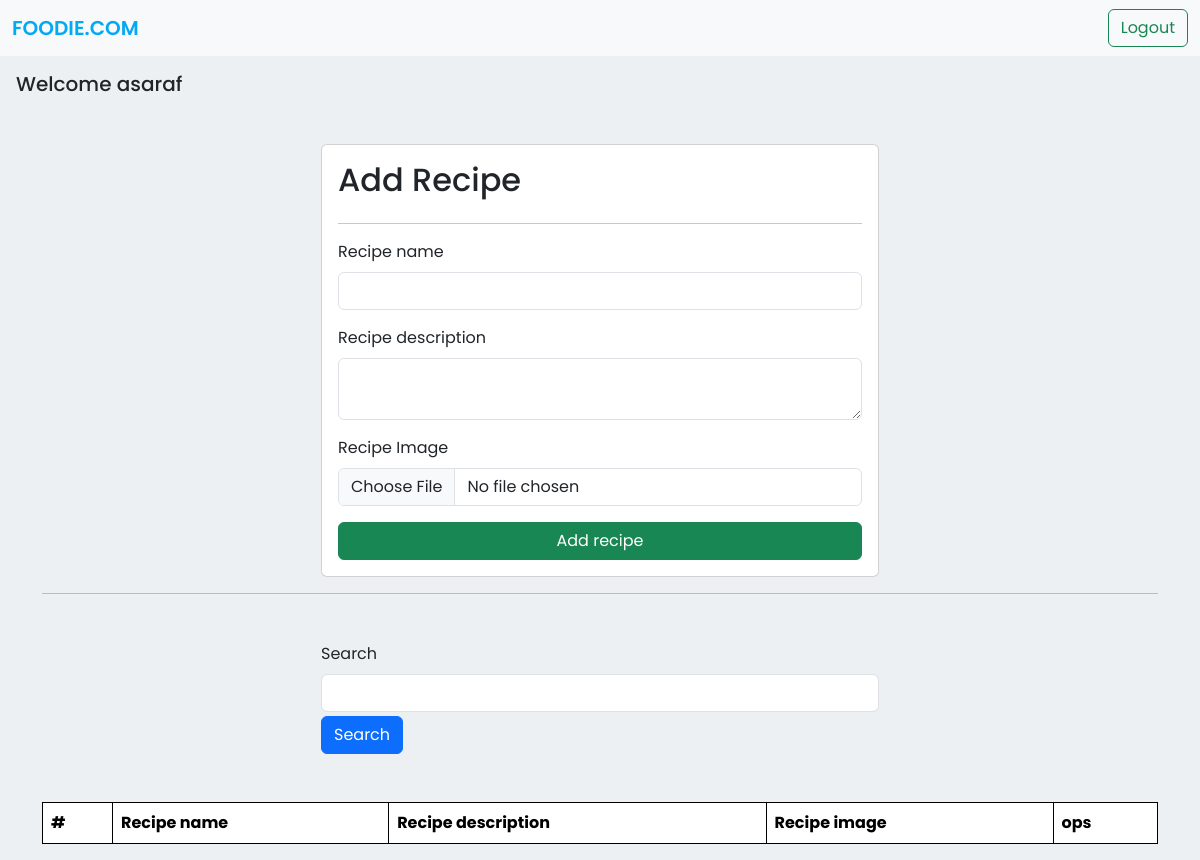
The app's page / (signed in), older data.
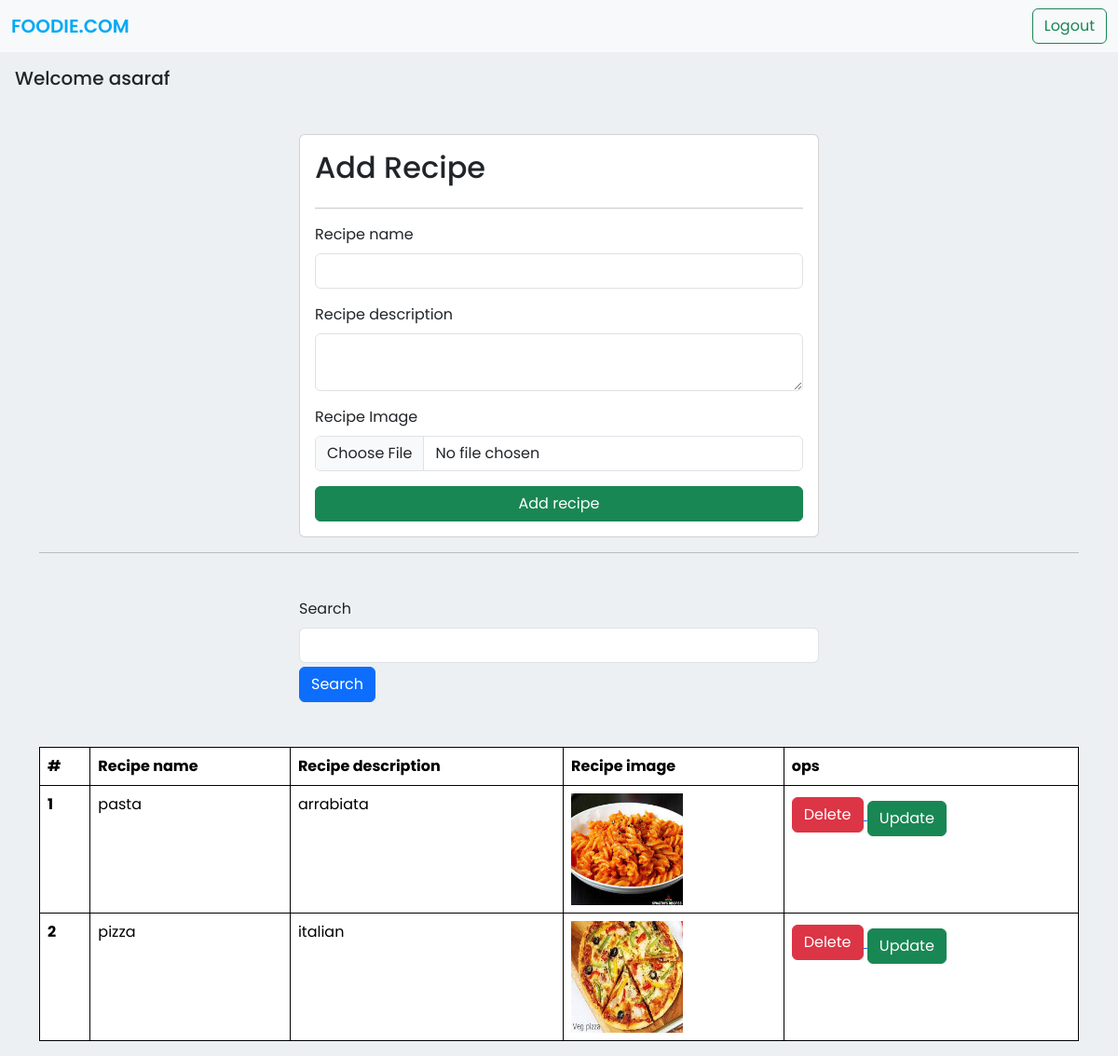
The same page, newer data.
### pagesetup/models.py (models this page shows, shortened)
class Recipe(models.Model):
    user = models.ForeignKey(User,on_delete=models.SET_NULL,null=True,blank=True)
    recipe_name = models.CharField(max_length=100)
    recipe_description = models.TextField()
    recipe_image = models.ImageField(upload_to= "recipes")

### pagesetup/views.py (the view, shortened to what this page needs)
# urls.py: path('', views.index , name = 'index'),
@login_required(login_url ='/login')
def index(request):
    queryset = Recipe.objects.filter(user=request.user)
    if request.GET.get('search'):
        queryset = queryset.filter(recipe_name__icontains = request.GET.get('search'))
    context = {
        'username':request.user.username,
        'recipe' : queryset,
    }
    return render (request , 'index.html' , context)

### templates/index.html (shortened to what this page needs)
{% extends "base.html" %}
{% block start %}
{% load static %}
<h5 class="mt-3 mx-3"> Welcome {{username}}</h5>
<div class="container mt-5">
  <form class="col-6 mx-auto card p-3" method="post" enctype="multipart/form-data">
    <h2> Add Recipe </h2>
    <hr>
    <div class="mb-3">
      <label for="exampleInputEmail1" class="form-label"> Recipe name</label>
      <input type="text" class="form-control" name="recipe_name">
    </div>
    <div class="mb-3">
      <label for="exampleInputPassword1" class="form-label"> Recipe description </label>
      <textarea class="form-control" name="recipe_description"></textarea>
    </div>
    <div class="mb-3">
      <label for="exampleInputPassword1" class="form-label"> Recipe Image </label>
      <input type="file" class="form-control" name="recipe_image">
    </div>
    <button type="submit" class="btn btn-success"> Add recipe </button>
  </form>
  <hr>
  <form>
    <div class="mt-5">
      <div class="col-6 mx-auto">
        <div class="mb-1">
          <label for="exampleInputEmail1" class="form-label"> Search </label>
          <input type="text" class="form-control" name="search">
        </div>
        <button class="btn btn-primary"> Search </button>
      </div>
    </div>
  </form>
  <table class="table mt-5">
    <thead>
      <tr>
        <th scope="col">#</th>
        <th scope="col">Recipe name</th>
        <th scope="col">Recipe description</th>
        <th scope="col">Recipe image</th>
        <th scope="col"> ops </th>
      </tr>
    </thead>
    <tbody>
      {% for recipe in recipe %}
      <tr>
        <th scope="row">{{forloop.counter}}</th>
        <td>{{recipe.recipe_name}}</td>
        <td>{{recipe.recipe_description}}</td>
        <td>
          <img src="media/{{recipe.recipe_image}}" style="height: 120px; width: 120px;"></td>
        <td>
          <a href="/delete/{{recipe.id}}"> <button class="btn btn-danger"> Delete </button> </a>
          <a href="/update/{{recipe.id}}"> <button class="btn btn-success mt-2"> Update </button> </a>
        </td>
      </tr>
      {% endfor %}
    </tbody>
  </table>
</div>
{% endblock %}

### templates/base.html (shortened to what this page needs)
<!DOCTYPE html>
<html lang="en">
<head>
  {% load static %}
  <link href="https://cdn.jsdelivr.net/npm/bootstrap@5.3.1/dist/css/bootstrap.min.css" rel="stylesheet">
  <link rel="stylesheet" href="{% static 'css/style.css'%}">
</head>
<body>
  <nav class="navbar navbar-expand-lg bg-body-tertiary">
    <div class="container-fluid" style="font-weight: 600;">
      <a class="navbar-brand" style="color:#03A9F4;"> FOODIE.COM </a>
        <form class="d-flex" role="search">
          {% if request.user.is_authenticated %}
         <a href="/logout" class="btn btn-outline-success">Logout </a>
         {% else %}
         <a href="/login" class="btn btn-outline-success">Login </a>
         {% endif %}
        </form>
      </div>
  </nav>
    {% block start %}
    {% endblock %}
</body>
</html>

### static/css/style.css (style rules this page uses)
* { margin: 0; padding: 0; box-sizing: border-box; font-family: 'Poppins', sans-serif; }
body { background: #ecf0f3; }

### templates/base.html (style rules this page uses)
table , th, td { border: 1px solid black; }

Row changes from the older to the newer data that the page shows:
added Recipe: recipe_name "pasta", recipe_description "arrabiata", recipe_image (picture)
added Recipe: recipe_name "pizza", recipe_description "italian", recipe_image (picture)
